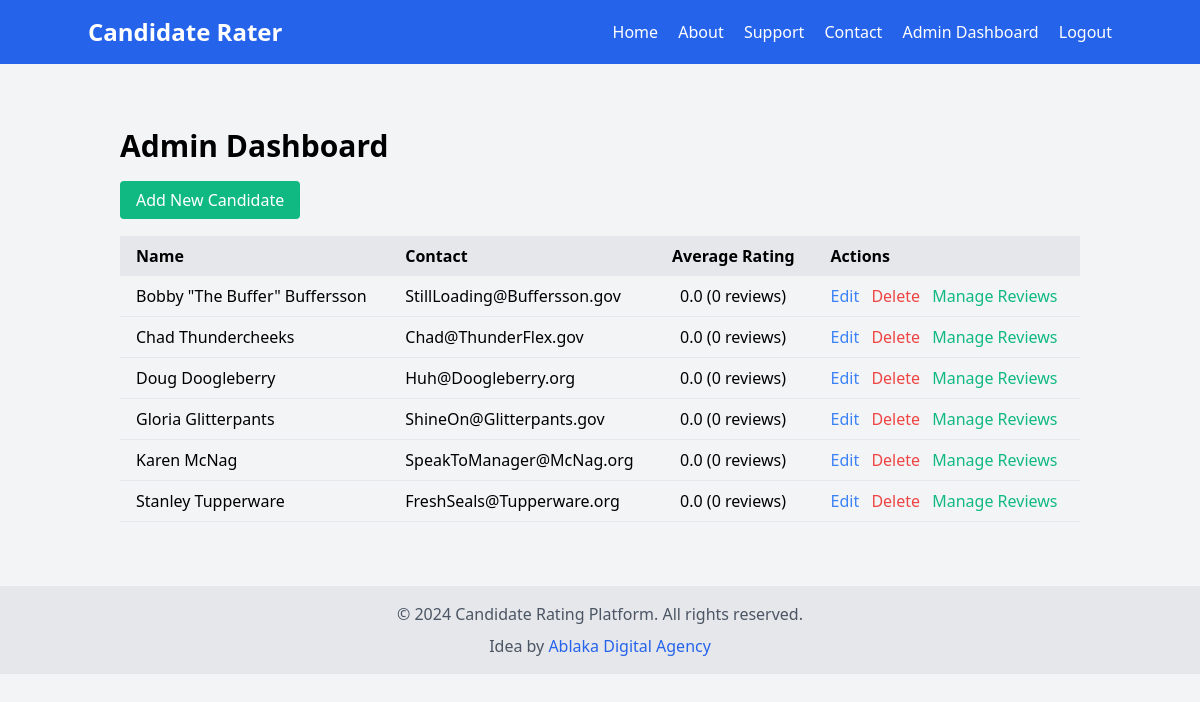
/admin/dashboard (signed in), run on an earlier commit of the app's database.
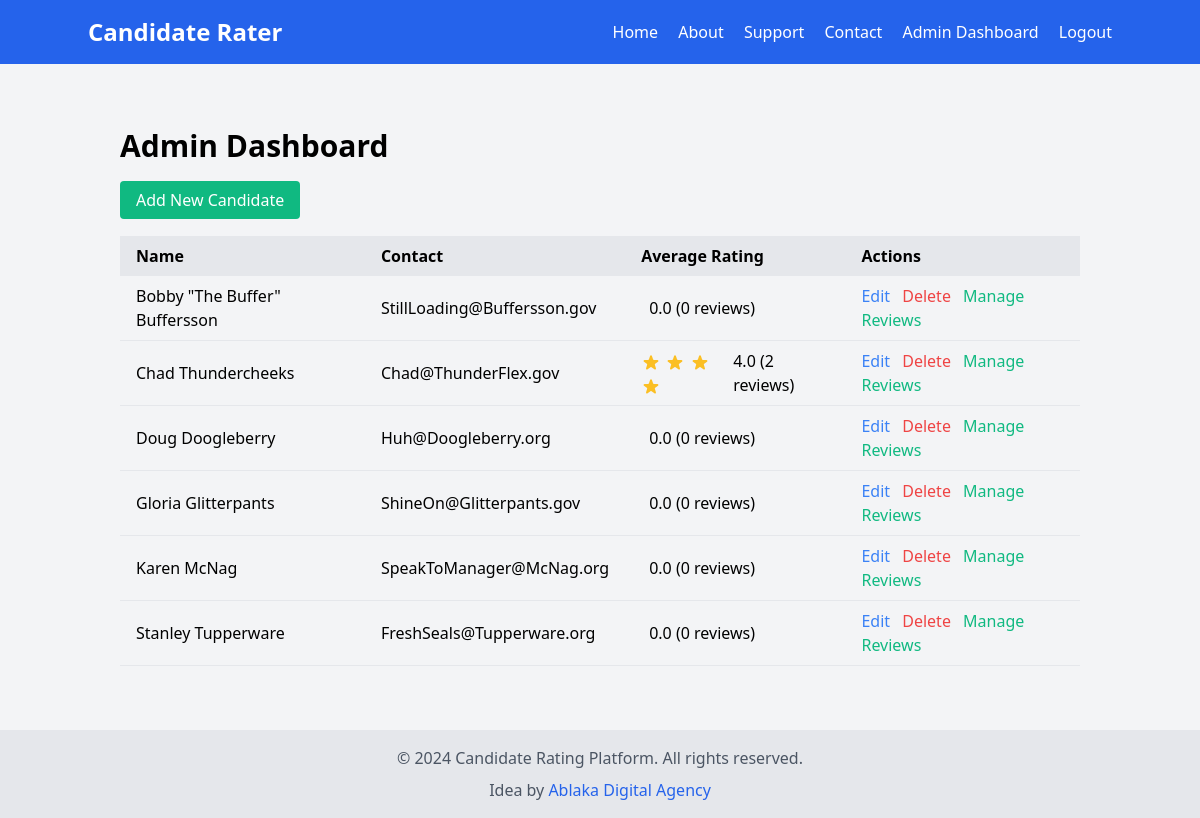
And on a later commit of the database.
### models.py (models this page shows, shortened)
class Candidate(db.Model):
    id = db.Column(db.Integer, primary_key=True)
    name = db.Column(db.String(100), nullable=False)
    bio = db.Column(db.Text, nullable=False)
    contact = db.Column(db.String(100), nullable=False)
    photo = db.Column(db.String(100), nullable=False)
    phone = db.Column(db.Text, nullable=True)
    website = db.Column(db.Text, nullable=True)
    social_media = db.Column(db.Text, nullable=True)
    reviews = db.relationship('Review', backref='candidate', lazy=True)
    average_rating = db.Column(db.Float, default=0.0)
    btc_address = db.Column(db.String(100), nullable=True)
    doge_address = db.Column(db.String(100), nullable=True)

### main.py (the view)
@app.route('/admin/dashboard')
def admin_dashboard():
    if 'admin_id' not in session:
        flash('Please log in to access this page', 'error')
        return redirect(url_for('admin_login'))
    candidates = Candidate.query.all()
    return render_template('admin/dashboard.html', candidates=candidates)

### templates/admin/dashboard.html (shortened to what this page needs)
{% extends "base.html" %}
{% block content %}
<div class="container mx-auto px-4 py-8">
    <h1 class="text-3xl font-bold mb-6">Admin Dashboard</h1>
    <div class="mb-6">
        <a href="{{ url_for('admin_add_candidate') }}" class="bg-green-500 text-white px-4 py-2 rounded hover:bg-green-600">Add New Candidate</a>
    </div>
    <div class="overflow-x-auto">
        <table class="w-full table-auto">
            <thead>
                <tr class="bg-gray-200">
                    <th class="px-4 py-2 text-left">Name</th>
                    <th class="px-4 py-2 text-left">Contact</th>
                    <th class="px-4 py-2 text-left">Average Rating</th>
                    <th class="px-4 py-2 text-left">Actions</th>
                </tr>
            </thead>
            <tbody>
                {% for candidate in candidates %}
                <tr class="border-b">
                    <td class="px-4 py-2">{{ candidate.name }}</td>
                    <td class="px-4 py-2">{{ candidate.contact }}</td>
                    <td class="px-4 py-2">
                        <div class="flex items-center">
                            <div class="text-yellow-400 mr-2">
                                {% set rating = candidate.average_rating|default(0)|float %}
                            </div>
                            <span>{{ "%.1f"|format(rating) }} ({{ candidate.reviews|length }} reviews)</span>
                        </div>
                    </td>
                    <td class="px-4 py-2">
                        <a href="{{ url_for('admin_edit_candidate', id=candidate.id) }}" class="text-blue-500 hover:underline mr-2">Edit</a>
                        <form action="{{ url_for('admin_delete_candidate', id=candidate.id) }}" method="POST" class="inline">
                            <button type="submit" class="text-red-500 hover:underline" onclick="return confirm('Are you sure you want to delete this candidate?')">Delete</button>
                        </form>
                        <a href="{{ url_for('admin_manage_reviews', candidate_id=candidate.id) }}" class="text-green-500 hover:underline ml-2">Manage Reviews</a>
                    </td>
                </tr>
                {% endfor %}
            </tbody>
        </table>
    </div>
</div>
{% endblock %}

What changed in the data, as far as the page shows it:
changed Candidate "Chad Thundercheeks": average_rating "0.0" → "4.0"; reviews|length "0" → "2"
